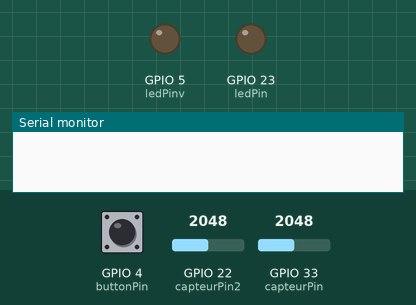
Recording of a sketch running on a simulated ESP32. Parts: output pins drawn as LEDs (lit = HIGH), the last lines printed to the serial monitor. The inputs (shaded band) are chosen by the test bench; at power-on: GPIO 4 (buttonPin) HIGH, GPIO 22 (capteurPin2) = 2048, GPIO 33 (capteurPin) = 2048. WiFi joins after 1.5 s; servers stay silent unless stated; no MQTT or app messages arrive unless stated.

Above: at 0.1 s.
At 2.1 s:
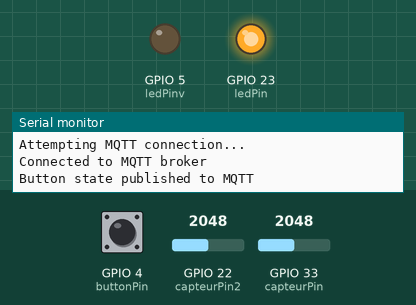
Timing chart, 0 to 3.6 s (numbered marks = the images above):
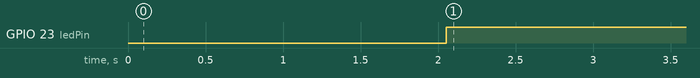

Measured:
- by itself, GPIO 23 (ledPin): LOW → HIGH at 2.1 s

The sketch:

code_esp32.ino
```cpp
#include <PubSubClient.h>
#include <WiFi.h>

const char *ssid = "hani";      // Replace with  WiFi SSID
const char *password = "azertyazerty";  // Replace with  WiFi password
const char *mqtt_server = "192.168.43.238";  // Replace with  MQTT broker IP address

const int buttonPin = 4;
const int ledPin = 23;
const int ledPinv = 5;
const int capteurPin = 33;   // analog pin A0
const int capteurPin2 = 22;  //  analog pin A3

int buttonState;
int seuilValeur = 1200;
unsigned long lastMillis = 0;
const long interval = 1000;  // publish MQTT message (in milliseconds)

WiFiClient espClient;
PubSubClient client(espClient);

void setup() {
  Serial.begin(115200);

  // Connect to Wi-Fi
  WiFi.begin(ssid, password);
  while (WiFi.status() != WL_CONNECTED) {
    delay(1000);
    Serial.println("Connecting to WiFi...");
  }
  Serial.println("Connected to WiFi");

  // Set up MQTT
  client.setServer(mqtt_server, 1883);

  // Initialize the LED pins as outputs
  pinMode(ledPin, OUTPUT);
  pinMode(ledPinv, OUTPUT);

  // Initialize the pushbutton pin as an input
  pinMode(buttonPin, INPUT_PULLUP);
}

void loop() {
  unsigned long currentMillis = millis();

  // Connect to MQTT broker if not connected
  if (!client.connected()) {
    reconnect();
  }

  // Read the state of the pushbutton value
  buttonState = digitalRead(buttonPin);

  // Read sensor values
  int valeurCapteur = analogRead(capteurPin);
  int valeurCapteur2 = analogRead(capteurPin2);

  if (buttonState == HIGH) {
    if (valeurCapteur >= seuilValeur || valeurCapteur2 >= seuilValeur) {
      // Turn LED on
      digitalWrite(ledPinv, LOW);
      digitalWrite(ledPin, HIGH);
    } else {
      // Turn LEDs off
      digitalWrite(ledPin, LOW);
      digitalWrite(ledPinv, HIGH);
    }
  } else {
    // Turn LEDs off
    digitalWrite(ledPin, HIGH);
    digitalWrite(ledPinv, LOW);
  }

  // Publish button state to MQTT
  if (currentMillis - lastMillis >= interval) {
    publishButtonState();
    lastMillis = currentMillis;
  }

  // Allow the PubSubClient
  client.loop();
}

void reconnect() {
  // Loop until we're reconnected to the MQTT broker
  while (!client.connected()) {
    Serial.println("Attempting MQTT connection...");
    if (client.connect("arduino-client")) {
      Serial.println("Connected to MQTT broker");
    } else {
      Serial.print("Failed, rc=");
      Serial.print(client.state());
      Serial.println(" Retrying in 5 seconds...");
      delay(5000);
    }
  }
}

void publishButtonState() {
  // Publish button state to the MQTT topic
  String topic = "button_state";
  String message = String(buttonState);
  client.publish(topic.c_str(), message.c_str());
  Serial.println("Button state published to MQTT");
}
```
